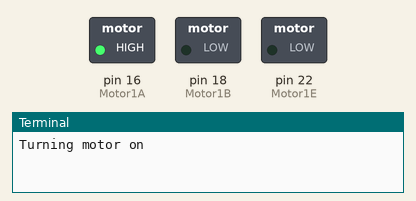
A program run on a simulated Raspberry Pi (header pin numbers). Parts: switched loads named in the program (green lamp = pin HIGH), the last lines printed to the terminal. At 6.0 s the program stops and its outputs stay as they are.

Above: at 0.1 s.
At 4.1 s:
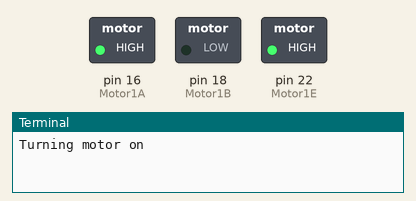
At 6.1 s:
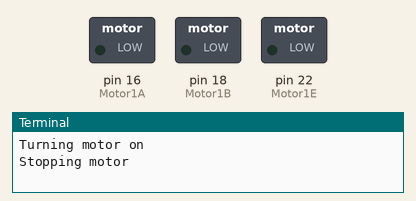
Timing chart, 0 to 7.5 s (numbered marks = the images above):
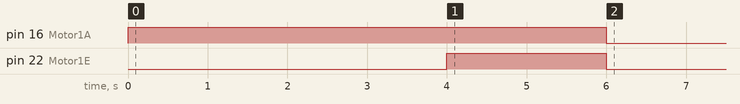

Measured:
- by itself, pin 16 (Motor1A): LOW → HIGH at 0.00 s, → LOW 6.0 s later
- by itself, pin 22 (Motor1E): LOW → HIGH at 4.0 s, → LOW 2.0 s later

The program:

dc_motor_L293D.py
```python
#http://computers.tutsplus.com/tutorials/controlling-dc-motors-using-python-with-a-raspberry-pi--cms-20051

import RPi.GPIO as GPIO
from time import sleep

GPIO.setmode(GPIO.BOARD)

Motor1A = 16 #pin nº 23
Motor1B = 18 #pin nº 24
Motor1E = 22 #pin nº 25

GPIO.setup(Motor1A,GPIO.OUT)
GPIO.setup(Motor1B,GPIO.OUT)
GPIO.setup(Motor1E,GPIO.OUT)

print "Turning motor on"
GPIO.output(Motor1A,GPIO.HIGH)
sleep(2)
GPIO.output(Motor1B,GPIO.LOW)
sleep(2)
GPIO.output(Motor1E,GPIO.HIGH)

sleep(2)

print "Stopping motor"
GPIO.output(Motor1E,GPIO.LOW)

GPIO.cleanup()
```
